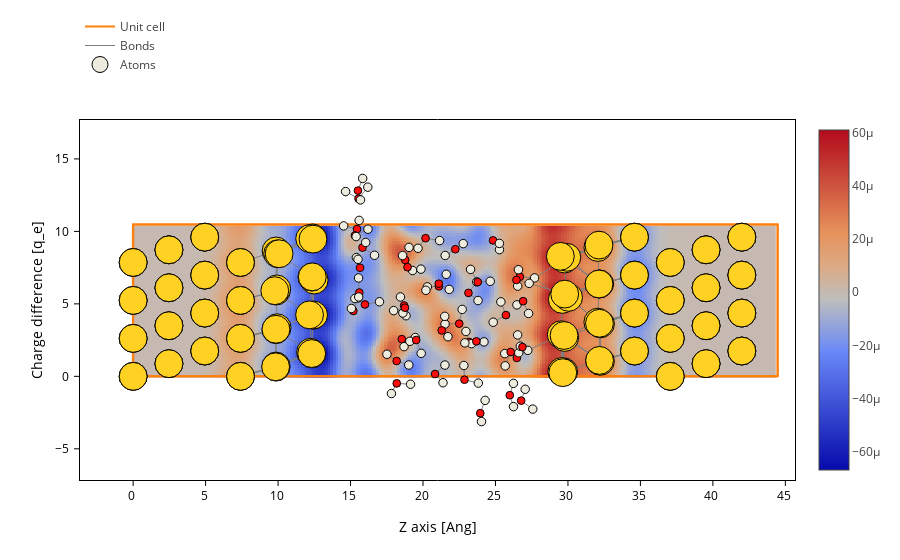

Here is the notebook cell this chart was saved with:
### Markdown cell above
We can see that the **potential is basically flat on the electrodes, and it drops through the water layer**, as expected.

Let's plot now the difference in charge density. In this case we use [`Grid.smooth`](http://zerothi.github.io/sisl/docs/latest/api/generated/sisl.Grid.html?highlight=grid#sisl.Grid.smooth) to remove some noise inside the liquid water:

### Code cell
grid_difference("Rho", fdf_QM_V, fdf_QM_0V).smooth().plot(
    plot_geom=True, axes="zx"
).update_layout(yaxis_title="Charge difference [q_e]", 
                legend=dict(x=0, y=1.3, xanchor="left", yanchor="top"))

### Figure 1 — Plotly figure (JSON) as saved in the notebook; plotly's stock layout.template omitted (floating-point values rounded to 4 significant figures; data arrays with more than 128 entries replaced by an {"elided": "..."} marker saying what was removed)
{"data": [{"coloraxis": "coloraxis", "meta": {}, "opacity": 1, "type": "heatmap", "x": {"elided": "240 float values"}, "y": [0.0, 0.1746, 0.3492, 0.5238, 0.6983, 0.8729, 1.048, 1.222, 1.397, 1.571, 1.746, 1.92, 2.095, 2.27, 2.444, 2.619, 2.793, 2.968, 3.143, 3.317, 3.492, 3.666, 3.841, 4.015, 4.19, 4.365, 4.539, 4.714, 4.888, 5.063, 5.238, 5.412, 5.587, 5.761, 5.936, 6.111, 6.285, 6.46, 6.634, 6.809, 6.983, 7.158, 7.333, 7.507, 7.682, 7.856, 8.031, 8.206, 8.38, 8.555, 8.729, 8.904, 9.078, 9.253, 9.428, 9.602, 9.777, 9.951, 10.13, 10.3], "z": {"elided": "60x240 float values"}, "zsmooth": false}, {"meta": {}, "mode": "lines", "name": "Unit cell", "type": "scatter", "x": [0.0, 0.0, 0.0, 44.47, 44.47, 0.0, NaN, 44.47, 44.47, 0.0, 0.0, 44.47, 44.47, NaN, 0.0, 0.0, NaN, 44.47, 44.47], "y": [0.0, 0.0, 10.48, 10.48, 0.0, 0.0, NaN, 0.0, 0.0, 0.0, 10.48, 10.48, 0.0, NaN, 10.48, 10.48, NaN, 10.48, 10.48]}, {"line": {"color": "gray", "width": 1}, "meta": {}, "mode": "lines", "name": "Bonds", "opacity": 1, "type": "scatter", "x": {"elided": "3549 float values"}, "y": {"elided": "3549 float values"}}, {"marker": {"color": {"elided": "264 str values"}, "line": {"color": "black", "width": 1}, "opacity": 1, "size": {"elided": "264 float values"}}, "meta": {}, "mode": "markers", "name": "Atoms", "opacity": 1, "type": "scatter", "x": {"elided": "264 float values"}, "y": {"elided": "264 float values"}}], "layout": {"coloraxis": {"showscale": true}, "legend": {"x": 0, "xanchor": "left", "y": 1.3, "yanchor": "top"}, "scene": {"aspectmode": "data", "xaxis": {"title": {"text": "Z axis [Ang]"}}, "yaxis": {"title": {"text": "X axis [Ang]"}}}, "xaxis": {"scaleanchor": "y", "scaleratio": 1, "title": {"text": "Z axis [Ang]"}}, "yaxis": {"title": {"text": "Charge difference [q_e]"}}}}
